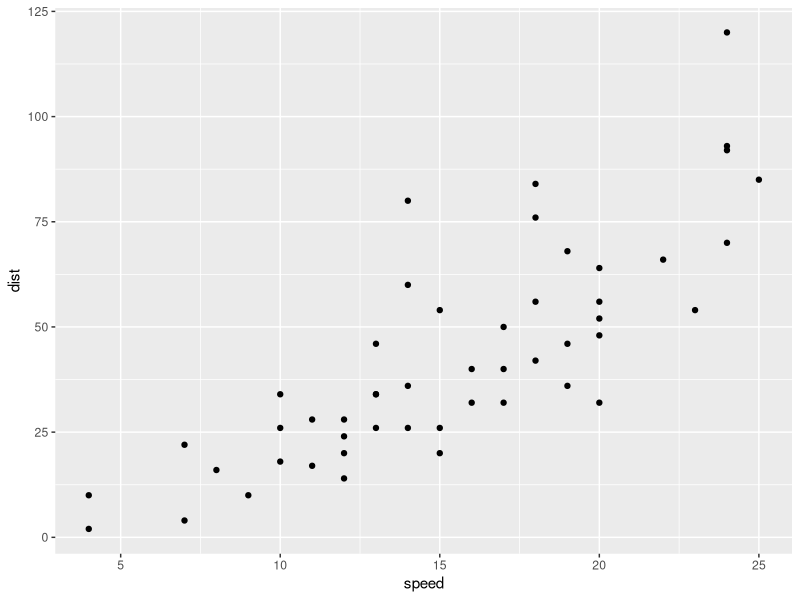
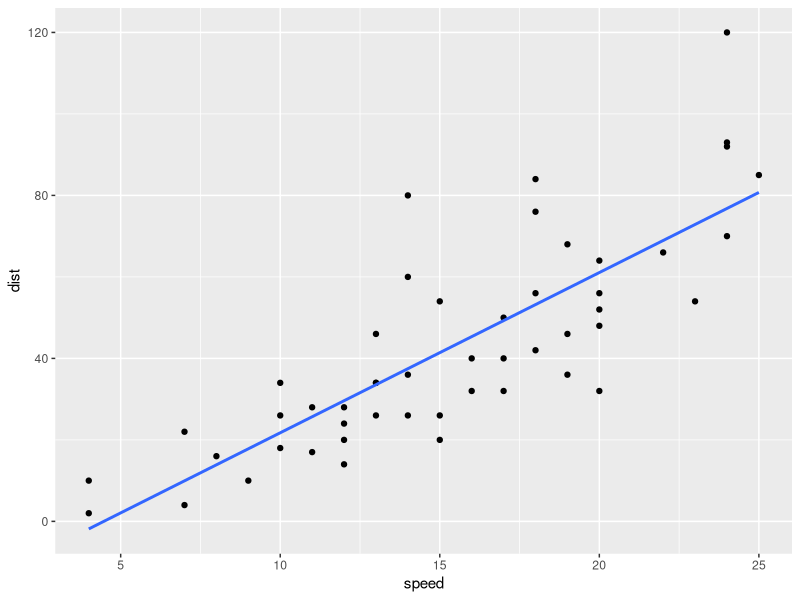

The R script that drew these images, in order:
data(cars)

library(tidyverse)

library(ggplot2)

#Quick Plots 
qplot(speed, dist, data = cars, geom = "point")

qplot(speed, dist, data = cars, geom = "point") +
  geom_smooth(method = "lm", se = FALSE)

lm(dist ~ speed, data = cars) 

#Constructing a Model
model <- lm(dist~ speed, data = cars)
summary(model)
view(model)

#Specifying Model Nodes 
model$residuals

cars$predicted <- model$fitted.values

view (cars)

#Prediction Model 
predict(model, data.frame(speed = c(12.5,  15.5, 17)))
